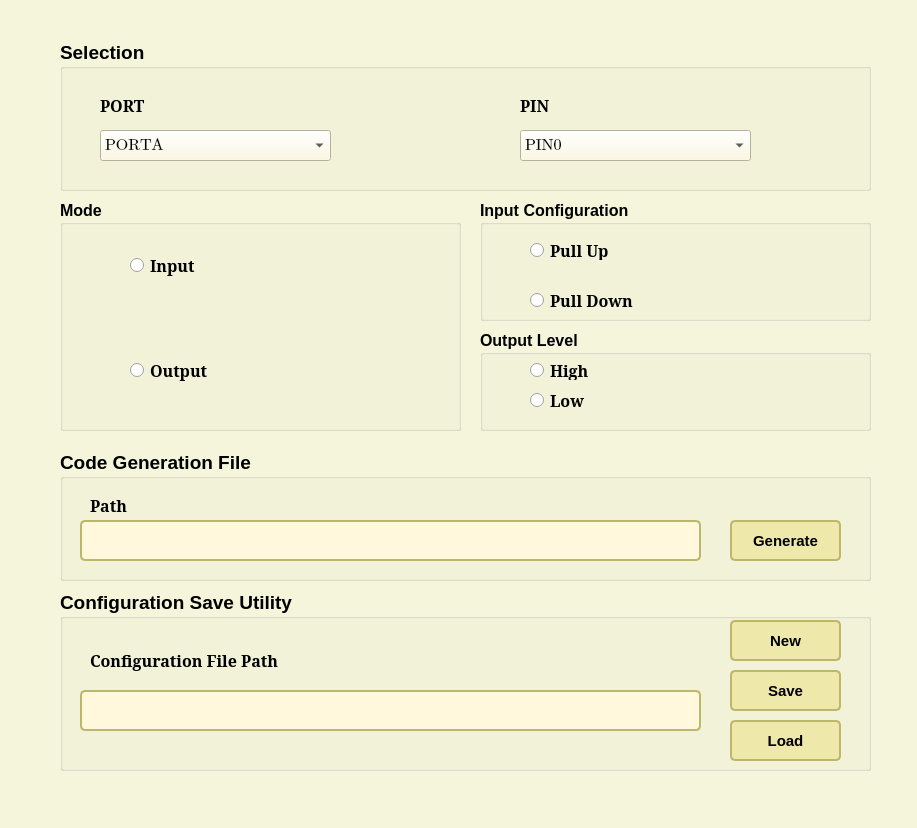
<?xml version="1.0" encoding="UTF-8"?>
<ui version="4.0">
 <class>Form</class>
 <widget class="QWidget" name="Form">
  <property name="geometry">
   <rect>
    <x>0</x>
    <y>0</y>
    <width>917</width>
    <height>828</height>
   </rect>
  </property>
  <property name="windowTitle">
   <string>AVR Pin Configration</string>
  </property>
  <property name="styleSheet">
   <string notr="true">.QWidget {
   background-color: beige;
}

/* Nice Windows-XP-style password character. */
QLineEdit[echoMode=&quot;2&quot;] {
    lineedit-password-character: 9679;
}

/* We provide a min-width and min-height for push buttons
   so that they look elegant regardless of the width of the text. */
QPushButton {
    background-color: palegoldenrod;
    border-width: 2px;
    border-color: darkkhaki;
    border-style: solid;
    border-radius: 5;
    padding: 3px;
    min-width: 9ex;
    min-height: 2.5ex;
}

QPushButton:hover {
   background-color: khaki;
}

/* Increase the padding, so the text is shifted when the button is
   pressed. */
QPushButton:pressed {
    padding-left: 5px;
    padding-top: 5px;
    background-color: #d0d67c;
}

QLabel, QAbstractButton {
    font: bold;
}

/* Mark mandatory fields with a brownish color. */
.mandatory {
    color: brown;
}

/* Bold text on status bar looks awful. */
QStatusBar QLabel {
   font: normal;
}

QStatusBar::item {
    border-width: 1;
    border-color: darkkhaki;
    border-style: solid;
    border-radius: 2;
}

QComboBox, QLineEdit, QSpinBox, QTextEdit, QListView {
    background-color: cornsilk;
    selection-color: #0a214c; 
    selection-background-color: #C19A6B;
}

QListView {
    show-decoration-selected: 1;
}

QListView::item:hover {
    background-color: wheat;
}

/* We reserve 1 pixel space in padding. When we get the focus,
   we kill the padding and enlarge the border. This makes the items
   glow. */
QLineEdit, QFrame {
    border-width: 2px;
    padding: 1px;
    border-style: solid;
    border-color: darkkhaki;
    border-radius: 5px;
}

/* As mentioned above, eliminate the padding and increase the border. */
QLineEdit:focus, QFrame:focus {
    border-width: 3px;
    padding: 0px;
}

/* A QLabel is a QFrame ... */
QLabel {
    border: none;
    padding: 0;
    background: none;
}

/* A QToolTip is a QLabel ... */
QToolTip {
    border: 2px solid darkkhaki;
    padding: 5px;
    border-radius: 3px;
    opacity: 200;
}

/* Nice to have the background color change when hovered. */
QRadioButton:hover, QCheckBox:hover {
    background-color: wheat;
}

/* Force the dialog's buttons to follow the Windows guidelines. */
QDialogButtonBox {
    button-layout: 0;
}
</string>
  </property>
  <widget class="QGroupBox" name="Output_Group">
   <property name="geometry">
    <rect>
     <x>480</x>
     <y>330</y>
     <width>391</width>
     <height>101</height>
    </rect>
   </property>
   <property name="font">
    <font>
     <family>MS Sans Serif</family>
     <pointsize>12</pointsize>
     <weight>75</weight>
     <bold>true</bold>
    </font>
   </property>
   <property name="autoFillBackground">
    <bool>false</bool>
   </property>
   <property name="title">
    <string>Output Level</string>
   </property>
   <widget class="QRadioButton" name="High">
    <property name="geometry">
     <rect>
      <x>50</x>
      <y>30</y>
      <width>95</width>
      <height>20</height>
     </rect>
    </property>
    <property name="font">
     <font>
      <family>MS Serif</family>
      <pointsize>12</pointsize>
      <weight>75</weight>
      <italic>false</italic>
      <bold>true</bold>
     </font>
    </property>
    <property name="text">
     <string>High</string>
    </property>
   </widget>
   <widget class="QRadioButton" name="Low">
    <property name="geometry">
     <rect>
      <x>50</x>
      <y>60</y>
      <width>141</width>
      <height>20</height>
     </rect>
    </property>
    <property name="font">
     <font>
      <family>MS Serif</family>
      <pointsize>12</pointsize>
      <weight>75</weight>
      <italic>false</italic>
      <bold>true</bold>
     </font>
    </property>
    <property name="text">
     <string>Low</string>
    </property>
   </widget>
  </widget>
  <widget class="QGroupBox" name="Mode_Group">
   <property name="geometry">
    <rect>
     <x>60</x>
     <y>200</y>
     <width>401</width>
     <height>231</height>
    </rect>
   </property>
   <property name="font">
    <font>
     <family>MS Sans Serif</family>
     <pointsize>12</pointsize>
     <weight>75</weight>
     <bold>true</bold>
    </font>
   </property>
   <property name="autoFillBackground">
    <bool>false</bool>
   </property>
   <property name="title">
    <string>Mode</string>
   </property>
   <widget class="QRadioButton" name="Input">
    <property name="geometry">
     <rect>
      <x>70</x>
      <y>40</y>
      <width>181</width>
      <height>51</height>
     </rect>
    </property>
    <property name="font">
     <font>
      <family>MS Serif</family>
      <pointsize>12</pointsize>
      <weight>75</weight>
      <italic>false</italic>
      <bold>true</bold>
     </font>
    </property>
    <property name="text">
     <string>Input</string>
    </property>
   </widget>
   <widget class="QRadioButton" name="Output">
    <property name="geometry">
     <rect>
      <x>70</x>
      <y>150</y>
      <width>131</width>
      <height>41</height>
     </rect>
    </property>
    <property name="font">
     <font>
      <family>MS Serif</family>
      <pointsize>12</pointsize>
      <weight>75</weight>
      <italic>false</italic>
      <bold>true</bold>
     </font>
    </property>
    <property name="text">
     <string>Output</string>
    </property>
   </widget>
  </widget>
  <widget class="QGroupBox" name="Select_Group">
   <property name="geometry">
    <rect>
     <x>60</x>
     <y>40</y>
     <width>811</width>
     <height>151</height>
    </rect>
   </property>
   <property name="font">
    <font>
     <family>MS Sans Serif</family>
     <pointsize>14</pointsize>
     <weight>75</weight>
     <bold>true</bold>
    </font>
   </property>
   <property name="autoFillBackground">
    <bool>false</bool>
   </property>
   <property name="title">
    <string>Selection</string>
   </property>
   <widget class="QComboBox" name="Port_Comb">
    <property name="geometry">
     <rect>
      <x>40</x>
      <y>90</y>
      <width>231</width>
      <height>31</height>
     </rect>
    </property>
    <property name="font">
     <font>
      <family>Cambria Math</family>
      <pointsize>12</pointsize>
      <weight>50</weight>
      <bold>false</bold>
     </font>
    </property>
    <item>
     <property name="text">
      <string>PORTA</string>
     </property>
    </item>
    <item>
     <property name="text">
      <string>PORTB</string>
     </property>
    </item>
    <item>
     <property name="text">
      <string>PORTC</string>
     </property>
    </item>
    <item>
     <property name="text">
      <string>PORTD</string>
     </property>
    </item>
   </widget>
   <widget class="QLabel" name="Port_label">
    <property name="geometry">
     <rect>
      <x>40</x>
      <y>50</y>
      <width>71</width>
      <height>31</height>
     </rect>
    </property>
    <property name="font">
     <font>
      <family>MS Serif</family>
      <pointsize>12</pointsize>
      <weight>75</weight>
      <italic>false</italic>
      <bold>true</bold>
     </font>
    </property>
    <property name="text">
     <string>PORT</string>
    </property>
   </widget>
   <widget class="QComboBox" name="PinComb">
    <property name="geometry">
     <rect>
      <x>460</x>
      <y>90</y>
      <width>231</width>
      <height>31</height>
     </rect>
    </property>
    <property name="font">
     <font>
      <family>Cambria Math</family>
      <pointsize>12</pointsize>
      <weight>50</weight>
      <bold>false</bold>
     </font>
    </property>
    <property name="inputMethodHints">
     <set>Qt::ImhNone</set>
    </property>
    <property name="editable">
     <bool>false</bool>
    </property>
    <item>
     <property name="text">
      <string>PIN0</string>
     </property>
    </item>
    <item>
     <property name="text">
      <string>PIN1</string>
     </property>
    </item>
    <item>
     <property name="text">
      <string>PIN2</string>
     </property>
    </item>
    <item>
     <property name="text">
      <string>PIN3</string>
     </property>
    </item>
    <item>
     <property name="text">
      <string>PIN4</string>
     </property>
    </item>
    <item>
     <property name="text">
      <string>PIN5</string>
     </property>
    </item>
    <item>
     <property name="text">
      <string>PIN6</string>
     </property>
    </item>
    <item>
     <property name="text">
      <string>PIN7</string>
     </property>
    </item>
   </widget>
   <widget class="QLabel" name="Pin_Label">
    <property name="geometry">
     <rect>
      <x>460</x>
      <y>50</y>
      <width>51</width>
      <height>31</height>
     </rect>
    </property>
    <property name="font">
     <font>
      <family>MS Serif</family>
      <pointsize>12</pointsize>
      <weight>75</weight>
      <italic>false</italic>
      <bold>true</bold>
     </font>
    </property>
    <property name="text">
     <string>PIN</string>
    </property>
   </widget>
  </widget>
  <widget class="QGroupBox" name="Save_Group">
   <property name="geometry">
    <rect>
     <x>60</x>
     <y>590</y>
     <width>811</width>
     <height>181</height>
    </rect>
   </property>
   <property name="font">
    <font>
     <family>MS Sans Serif</family>
     <pointsize>14</pointsize>
     <weight>75</weight>
     <bold>true</bold>
    </font>
   </property>
   <property name="autoFillBackground">
    <bool>false</bool>
   </property>
   <property name="title">
    <string>Configuration Save Utility</string>
   </property>
   <widget class="QPushButton" name="New_button">
    <property name="geometry">
     <rect>
      <x>670</x>
      <y>30</y>
      <width>111</width>
      <height>41</height>
     </rect>
    </property>
    <property name="font">
     <font>
      <family>MS Shell Dlg 2</family>
      <pointsize>11</pointsize>
      <weight>75</weight>
      <italic>false</italic>
      <bold>true</bold>
     </font>
    </property>
    <property name="text">
     <string>New</string>
    </property>
   </widget>
   <widget class="QPushButton" name="Save_button">
    <property name="geometry">
     <rect>
      <x>670</x>
      <y>80</y>
      <width>111</width>
      <height>41</height>
     </rect>
    </property>
    <property name="font">
     <font>
      <family>MS Shell Dlg 2</family>
      <pointsize>11</pointsize>
      <weight>75</weight>
      <italic>false</italic>
      <bold>true</bold>
     </font>
    </property>
    <property name="text">
     <string>Save</string>
    </property>
   </widget>
   <widget class="QPushButton" name="Load_button">
    <property name="geometry">
     <rect>
      <x>670</x>
      <y>130</y>
      <width>111</width>
      <height>41</height>
     </rect>
    </property>
    <property name="font">
     <font>
      <family>MS Shell Dlg 2</family>
      <pointsize>11</pointsize>
      <weight>75</weight>
      <italic>false</italic>
      <bold>true</bold>
     </font>
    </property>
    <property name="text">
     <string>Load</string>
    </property>
   </widget>
   <widget class="QTextEdit" name="Save_path">
    <property name="geometry">
     <rect>
      <x>20</x>
      <y>100</y>
      <width>621</width>
      <height>41</height>
     </rect>
    </property>
   </widget>
   <widget class="QLabel" name="Configuration_label">
    <property name="geometry">
     <rect>
      <x>30</x>
      <y>60</y>
      <width>231</width>
      <height>21</height>
     </rect>
    </property>
    <property name="font">
     <font>
      <family>MS Serif</family>
      <pointsize>12</pointsize>
      <weight>75</weight>
      <italic>false</italic>
      <bold>true</bold>
     </font>
    </property>
    <property name="text">
     <string>Configuration File Path</string>
    </property>
   </widget>
  </widget>
  <widget class="QGroupBox" name="Code_Gen_Group">
   <property name="geometry">
    <rect>
     <x>60</x>
     <y>450</y>
     <width>811</width>
     <height>131</height>
    </rect>
   </property>
   <property name="font">
    <font>
     <family>MS Sans Serif</family>
     <pointsize>14</pointsize>
     <weight>75</weight>
     <bold>true</bold>
    </font>
   </property>
   <property name="autoFillBackground">
    <bool>false</bool>
   </property>
   <property name="title">
    <string>Code Generation File</string>
   </property>
   <widget class="QPushButton" name="Generate_button">
    <property name="geometry">
     <rect>
      <x>670</x>
      <y>70</y>
      <width>111</width>
      <height>41</height>
     </rect>
    </property>
    <property name="font">
     <font>
      <family>MS Shell Dlg 2</family>
      <pointsize>11</pointsize>
      <weight>75</weight>
      <italic>false</italic>
      <bold>true</bold>
     </font>
    </property>
    <property name="text">
     <string>Generate</string>
    </property>
   </widget>
   <widget class="QLabel" name="Path_Label">
    <property name="geometry">
     <rect>
      <x>30</x>
      <y>40</y>
      <width>51</width>
      <height>31</height>
     </rect>
    </property>
    <property name="font">
     <font>
      <family>MS Serif</family>
      <pointsize>12</pointsize>
      <weight>75</weight>
      <italic>false</italic>
      <bold>true</bold>
     </font>
    </property>
    <property name="text">
     <string>Path</string>
    </property>
   </widget>
   <widget class="QTextEdit" name="output_path">
    <property name="geometry">
     <rect>
      <x>20</x>
      <y>70</y>
      <width>621</width>
      <height>41</height>
     </rect>
    </property>
   </widget>
  </widget>
  <widget class="QGroupBox" name="Input_Group">
   <property name="geometry">
    <rect>
     <x>480</x>
     <y>200</y>
     <width>391</width>
     <height>121</height>
    </rect>
   </property>
   <property name="font">
    <font>
     <family>MS Sans Serif</family>
     <pointsize>12</pointsize>
     <weight>75</weight>
     <bold>true</bold>
    </font>
   </property>
   <property name="autoFillBackground">
    <bool>false</bool>
   </property>
   <property name="title">
    <string>Input Configuration</string>
   </property>
   <widget class="QRadioButton" name="Pull_Up">
    <property name="geometry">
     <rect>
      <x>50</x>
      <y>40</y>
      <width>95</width>
      <height>20</height>
     </rect>
    </property>
    <property name="font">
     <font>
      <family>MS Serif</family>
      <pointsize>12</pointsize>
      <weight>75</weight>
      <italic>false</italic>
      <bold>true</bold>
     </font>
    </property>
    <property name="text">
     <string>Pull Up</string>
    </property>
   </widget>
   <widget class="QRadioButton" name="Pull_Down">
    <property name="geometry">
     <rect>
      <x>50</x>
      <y>90</y>
      <width>141</width>
      <height>20</height>
     </rect>
    </property>
    <property name="font">
     <font>
      <family>MS Serif</family>
      <pointsize>12</pointsize>
      <weight>75</weight>
      <italic>false</italic>
      <bold>true</bold>
     </font>
    </property>
    <property name="text">
     <string>Pull Down</string>
    </property>
   </widget>
  </widget>
 </widget>
 <resources/>
 <connections>
  <connection>
   <sender>Input</sender>
   <signal>clicked(bool)</signal>
   <receiver>Output_Group</receiver>
   <slot>setDisabled(bool)</slot>
   <hints>
    <hint type="sourcelabel">
     <x>220</x>
     <y>265</y>
    </hint>
    <hint type="destinationlabel">
     <x>675</x>
     <y>380</y>
    </hint>
   </hints>
  </connection>
  <connection>
   <sender>Output</sender>
   <signal>clicked(bool)</signal>
   <receiver>Input_Group</receiver>
   <slot>setDisabled(bool)</slot>
   <hints>
    <hint type="sourcelabel">
     <x>195</x>
     <y>370</y>
    </hint>
    <hint type="destinationlabel">
     <x>675</x>
     <y>260</y>
    </hint>
   </hints>
  </connection>
  <connection>
   <sender>Output</sender>
   <signal>clicked(bool)</signal>
   <receiver>Output_Group</receiver>
   <slot>setEnabled(bool)</slot>
   <hints>
    <hint type="sourcelabel">
     <x>195</x>
     <y>370</y>
    </hint>
    <hint type="destinationlabel">
     <x>675</x>
     <y>380</y>
    </hint>
   </hints>
  </connection>
  <connection>
   <sender>Input</sender>
   <signal>clicked(bool)</signal>
   <receiver>Input_Group</receiver>
   <slot>setEnabled(bool)</slot>
   <hints>
    <hint type="sourcelabel">
     <x>220</x>
     <y>265</y>
    </hint>
    <hint type="destinationlabel">
     <x>675</x>
     <y>260</y>
    </hint>
   </hints>
  </connection>
 </connections>
</ui>
